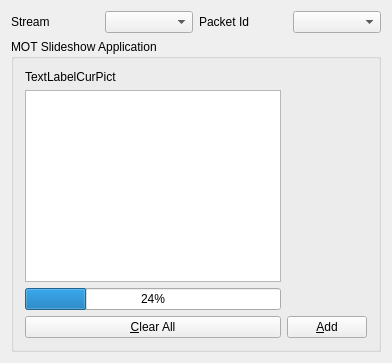
      <widget class="QWidget" name="Data" >
       <attribute name="title" >
        <string>Data</string>
       </attribute>
       <layout class="QGridLayout" name="_15" >
        <property name="margin" >
         <number>11</number>
        </property>
        <property name="spacing" >
         <number>6</number>
        </property>
        <item row="0" column="0" >
         <layout class="QHBoxLayout" name="_16" >
          <property name="spacing" >
           <number>6</number>
          </property>
          <property name="margin" >
           <number>0</number>
          </property>
          <item>
           <widget class="QLabel" name="TextLabel10_2" >
            <property name="text" >
             <string>Stream</string>
            </property>
            <property name="wordWrap" >
             <bool>false</bool>
            </property>
           </widget>
          </item>
          <item>
           <widget class="QComboBox" name="ComboBoxDataStreamNo" />
          </item>
         </layout>
        </item>
        <item row="0" column="1" >
         <layout class="QHBoxLayout" name="_17" >
          <property name="spacing" >
           <number>6</number>
          </property>
          <property name="margin" >
           <number>0</number>
          </property>
          <item>
           <widget class="QLabel" name="TextLabel10_2_3" >
            <property name="text" >
             <string>Packet Id</string>
            </property>
            <property name="wordWrap" >
             <bool>false</bool>
            </property>
           </widget>
          </item>
          <item>
           <widget class="QComboBox" name="ComboBoxDataPacketId" />
          </item>
         </layout>
        </item>
        <item row="1" column="0" colspan="2" >
         <widget class="QGroupBox" name="GroupBoxMOSlideshowApplication" >
          <property name="title" >
           <string>MOT Slideshow Application</string>
          </property>
          <layout class="QGridLayout" name="_18" >
           <property name="margin" >
            <number>11</number>
           </property>
           <property name="spacing" >
            <number>6</number>
           </property>
           <item row="1" column="0" >
            <widget class="QPushButton" name="PushButtonClearAllFileNames" >
             <property name="text" >
              <string>&amp;Clear All</string>
             </property>
            </widget>
           </item>
           <item row="1" column="1" >
            <widget class="QPushButton" name="PushButtonAddFile" >
             <property name="text" >
              <string>&amp;Add</string>
             </property>
            </widget>
           </item>
           <item row="0" column="0" >
            <layout class="QVBoxLayout" name="verticalLayout" >
             <item>
              <widget class="QLabel" name="TextLabelCurPict" >
               <property name="sizePolicy" >
                <sizepolicy vsizetype="Minimum" hsizetype="Expanding" >
                 <horstretch>0</horstretch>
                 <verstretch>0</verstretch>
                </sizepolicy>
               </property>
               <property name="text" >
                <string>TextLabelCurPict</string>
               </property>
               <property name="wordWrap" >
                <bool>false</bool>
               </property>
              </widget>
             </item>
             <item>
              <widget class="QTreeView" name="treeViewPictures" >
               <property name="rootIsDecorated" >
                <bool>false</bool>
               </property>
               <property name="allColumnsShowFocus" >
                <bool>true</bool>
               </property>
              </widget>
             </item>
             <item>
              <widget class="QProgressBar" name="ProgressBarCurPict" >
               <property name="value" >
                <number>24</number>
               </property>
              </widget>
             </item>
            </layout>
           </item>
          </layout>
         </widget>
        </item>
       </layout>
      </widget>
